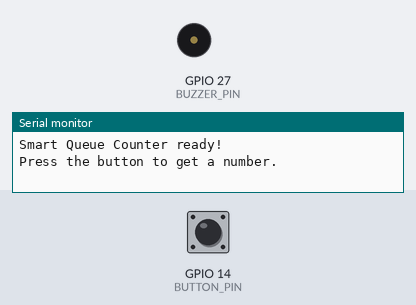
The sketch below on a simulated ESP32. On the bench: buzzer (waves = sounding, pin HIGH), the last lines printed to the serial monitor. Inputs (shaded band) come from the test bench; at power-on: GPIO 14 (BUTTON_PIN) LOW.

Above: at 1.2 s.
1.3 s: GPIO 14 (BUTTON_PIN) pulled HIGH for 0.15 s
At 1.42 s:
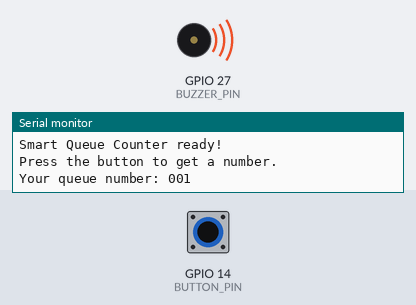
Timing chart, 0 to 4.3 s (numbered marks = the images above; inputs shaded):
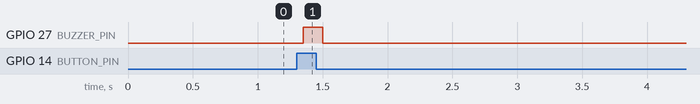

Measured:
- after the input at 1.3 s, GPIO 27 (BUZZER_PIN): LOW → HIGH after 0.05 s, → LOW 0.15 s later

The sketch:

smart_queue.ino
```cpp
const int BUTTON_PIN = 14;
const int BUZZER_PIN = 27;

// Kung baliktad ang beep, ilisi ang HIGH og LOW.
const int BUZZER_ON = HIGH;
const int BUZZER_OFF = (BUZZER_ON == HIGH) ? LOW : HIGH;

unsigned long queueNumber = 0;

int lastReading = LOW;
int stableState = LOW;
unsigned long lastChangeTime = 0;
const unsigned long DEBOUNCE_MS = 50;

bool buzzerPlaying = false;
unsigned long beepStartTime = 0;
const unsigned long BEEP_MS = 150;

void setup() {
  Serial.begin(115200);

  // External 10k ohm pull-down resistor ang gamit.
  pinMode(BUTTON_PIN, INPUT);

  digitalWrite(BUZZER_PIN, BUZZER_OFF);
  pinMode(BUZZER_PIN, OUTPUT);

  // Dili mag-generate og ticket kung held ang button sa startup.
  lastReading = digitalRead(BUTTON_PIN);
  stableState = lastReading;
  lastChangeTime = millis();

  Serial.println();
  Serial.println("Smart Queue Counter ready!");
  Serial.println("Press the button to get a number.");
}

void loop() {
  unsigned long now = millis();
  int reading = digitalRead(BUTTON_PIN);

  if (reading != lastReading) {
    lastChangeTime = now;
    lastReading = reading;
  }

  // Hulaton nga stable ang button aron malikayan ang duplicate.
  if (now - lastChangeTime >= DEBOUNCE_MS &&
      reading != stableState) {

    stableState = reading;

    // Usa ra ka ticket kada press; release una para sa sunod.
    if (stableState == HIGH) {
      queueNumber++;

      Serial.print("Your queue number: ");
      if (queueNumber < 100) Serial.print("0");
      if (queueNumber < 10) Serial.print("0");
      Serial.println(queueNumber);

      digitalWrite(BUZZER_PIN, BUZZER_ON);
      buzzerPlaying = true;
      beepStartTime = now;
    }
  }

  if (buzzerPlaying && now - beepStartTime >= BEEP_MS) {
    digitalWrite(BUZZER_PIN, BUZZER_OFF);
    buzzerPlaying = false;
  }
}
```
